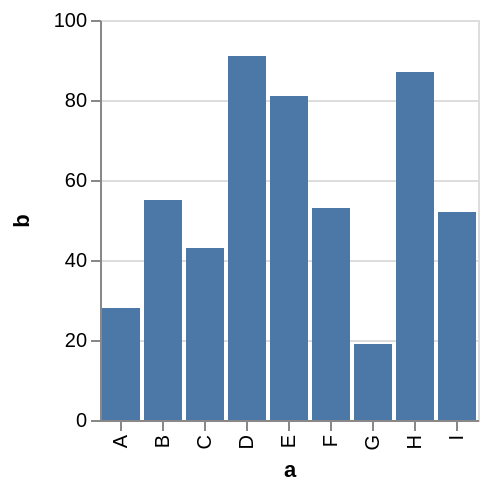

Vega-Lite specification for this chart:
### Vega specification from a JSON file in a GitHub repository (floating-point values rounded to 4 significant figures)
{"$schema": "https://vega.github.io/schema/vega/v3.0.json", "description": "A simple bar chart with embedded data.", "autosize": "pad", "padding": 5, "style": "cell", "data": [{"name": "source_0", "values": [{"a": "A", "b": 28}, {"a": "B", "b": 55}, {"a": "C", "b": 43}, {"a": "D", "b": 91}, {"a": "E", "b": 81}, {"a": "F", "b": 53}, {"a": "G", "b": 19}, {"a": "H", "b": 87}, {"a": "I", "b": 52}]}, {"name": "data_0", "source": "source_0", "transform": [{"type": "formula", "expr": "toNumber(datum[\"b\"])", "as": "b"}, {"type": "filter", "expr": "datum[\"b\"] !== null && !isNaN(datum[\"b\"])"}]}], "signals": [{"name": "x_step", "value": 21}, {"name": "width", "update": "bandspace(domain('x').length, 0.1, 0.05) * x_step"}, {"name": "height", "update": "200"}], "marks": [{"name": "marks", "type": "rect", "role": "bar", "style": ["bar"], "from": {"data": "data_0"}, "encode": {"update": {"x": {"scale": "x", "field": "a"}, "width": {"scale": "x", "band": true}, "y": {"scale": "y", "field": "b"}, "y2": {"scale": "y", "value": 0}, "fill": {"value": "#4c78a8"}, "tooltip": {"signal": "format(datum[\"b\"], '')"}}}}], "scales": [{"name": "x", "type": "band", "domain": {"data": "data_0", "field": "a", "sort": true}, "range": {"step": {"signal": "x_step"}}, "round": true, "paddingInner": 0.1, "paddingOuter": 0.05}, {"name": "y", "type": "linear", "domain": {"data": "data_0", "field": "b"}, "range": [{"signal": "height"}, 0], "round": true, "nice": true, "zero": true}], "axes": [{"scale": "x", "labelOverlap": true, "orient": "bottom", "title": "a", "zindex": 1, "encode": {"labels": {"update": {"angle": {"value": 270}, "align": {"value": "right"}, "baseline": {"value": "middle"}}}}}, {"scale": "y", "labelOverlap": true, "orient": "left", "tickCount": {"signal": "ceil(height/40)"}, "title": "b", "zindex": 1}, {"scale": "y", "domain": false, "grid": true, "labels": false, "maxExtent": 0, "minExtent": 0, "orient": "left", "tickCount": {"signal": "ceil(height/40)"}, "ticks": false, "zindex": 0, "gridScale": "x"}], "config": {"axis": {"domainColor": "#888", "tickColor": "#888"}, "axisY": {"minExtent": 30}}}
